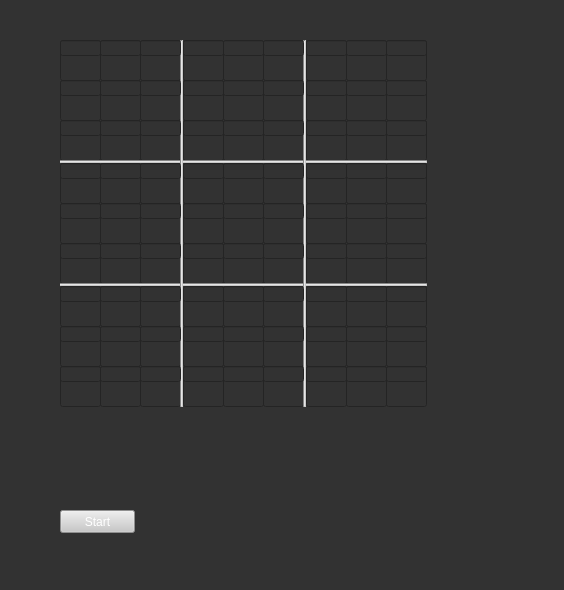
<?xml version="1.0" encoding="UTF-8"?>
<ui version="4.0">
 <class>MainWindow</class>
 <widget class="QMainWindow" name="MainWindow">
  <property name="geometry">
   <rect>
    <x>0</x>
    <y>0</y>
    <width>564</width>
    <height>590</height>
   </rect>
  </property>
  <property name="windowTitle">
   <string>MainWindow</string>
  </property>
  <property name="styleSheet">
   <string notr="true">background-color: rgb(50, 50, 50);
color: rgb(255, 255, 255);</string>
  </property>
  <widget class="QWidget" name="centralwidget">
   <widget class="QLineEdit" name="a1">
    <property name="geometry">
     <rect>
      <x>60</x>
      <y>40</y>
      <width>41</width>
      <height>41</height>
     </rect>
    </property>
    <property name="font">
     <font>
      <pointsize>24</pointsize>
     </font>
    </property>
    <property name="styleSheet">
     <string notr="true"/>
    </property>
   </widget>
   <widget class="QLineEdit" name="a2">
    <property name="geometry">
     <rect>
      <x>100</x>
      <y>40</y>
      <width>41</width>
      <height>41</height>
     </rect>
    </property>
    <property name="font">
     <font>
      <pointsize>24</pointsize>
     </font>
    </property>
   </widget>
   <widget class="QLineEdit" name="a3">
    <property name="geometry">
     <rect>
      <x>140</x>
      <y>40</y>
      <width>41</width>
      <height>41</height>
     </rect>
    </property>
    <property name="font">
     <font>
      <pointsize>24</pointsize>
     </font>
    </property>
   </widget>
   <widget class="QLineEdit" name="a4">
    <property name="geometry">
     <rect>
      <x>183</x>
      <y>40</y>
      <width>41</width>
      <height>41</height>
     </rect>
    </property>
    <property name="font">
     <font>
      <pointsize>24</pointsize>
     </font>
    </property>
   </widget>
   <widget class="QLineEdit" name="a5">
    <property name="geometry">
     <rect>
      <x>223</x>
      <y>40</y>
      <width>41</width>
      <height>41</height>
     </rect>
    </property>
    <property name="font">
     <font>
      <pointsize>24</pointsize>
     </font>
    </property>
   </widget>
   <widget class="QLineEdit" name="a6">
    <property name="geometry">
     <rect>
      <x>263</x>
      <y>40</y>
      <width>41</width>
      <height>41</height>
     </rect>
    </property>
    <property name="font">
     <font>
      <pointsize>24</pointsize>
     </font>
    </property>
   </widget>
   <widget class="QLineEdit" name="a7">
    <property name="geometry">
     <rect>
      <x>306</x>
      <y>40</y>
      <width>41</width>
      <height>41</height>
     </rect>
    </property>
    <property name="font">
     <font>
      <pointsize>24</pointsize>
     </font>
    </property>
   </widget>
   <widget class="QLineEdit" name="a8">
    <property name="geometry">
     <rect>
      <x>346</x>
      <y>40</y>
      <width>41</width>
      <height>41</height>
     </rect>
    </property>
    <property name="font">
     <font>
      <pointsize>24</pointsize>
     </font>
    </property>
   </widget>
   <widget class="QLineEdit" name="a9">
    <property name="geometry">
     <rect>
      <x>386</x>
      <y>40</y>
      <width>41</width>
      <height>41</height>
     </rect>
    </property>
    <property name="font">
     <font>
      <pointsize>24</pointsize>
     </font>
    </property>
   </widget>
   <widget class="QLineEdit" name="b1">
    <property name="geometry">
     <rect>
      <x>60</x>
      <y>80</y>
      <width>41</width>
      <height>41</height>
     </rect>
    </property>
    <property name="font">
     <font>
      <pointsize>24</pointsize>
     </font>
    </property>
   </widget>
   <widget class="QLineEdit" name="b2">
    <property name="geometry">
     <rect>
      <x>100</x>
      <y>80</y>
      <width>41</width>
      <height>41</height>
     </rect>
    </property>
    <property name="font">
     <font>
      <pointsize>24</pointsize>
     </font>
    </property>
   </widget>
   <widget class="QLineEdit" name="b3">
    <property name="geometry">
     <rect>
      <x>140</x>
      <y>80</y>
      <width>41</width>
      <height>41</height>
     </rect>
    </property>
    <property name="font">
     <font>
      <pointsize>24</pointsize>
     </font>
    </property>
   </widget>
   <widget class="QLineEdit" name="b4">
    <property name="geometry">
     <rect>
      <x>183</x>
      <y>80</y>
      <width>41</width>
      <height>41</height>
     </rect>
    </property>
    <property name="font">
     <font>
      <pointsize>24</pointsize>
     </font>
    </property>
   </widget>
   <widget class="QLineEdit" name="b5">
    <property name="geometry">
     <rect>
      <x>223</x>
      <y>80</y>
      <width>41</width>
      <height>41</height>
     </rect>
    </property>
    <property name="font">
     <font>
      <pointsize>24</pointsize>
     </font>
    </property>
   </widget>
   <widget class="QLineEdit" name="b6">
    <property name="geometry">
     <rect>
      <x>263</x>
      <y>80</y>
      <width>41</width>
      <height>41</height>
     </rect>
    </property>
    <property name="font">
     <font>
      <pointsize>24</pointsize>
     </font>
    </property>
   </widget>
   <widget class="QLineEdit" name="b7">
    <property name="geometry">
     <rect>
      <x>306</x>
      <y>80</y>
      <width>41</width>
      <height>41</height>
     </rect>
    </property>
    <property name="font">
     <font>
      <pointsize>24</pointsize>
     </font>
    </property>
   </widget>
   <widget class="QLineEdit" name="b8">
    <property name="geometry">
     <rect>
      <x>346</x>
      <y>80</y>
      <width>41</width>
      <height>41</height>
     </rect>
    </property>
    <property name="font">
     <font>
      <pointsize>24</pointsize>
     </font>
    </property>
   </widget>
   <widget class="QLineEdit" name="b9">
    <property name="geometry">
     <rect>
      <x>386</x>
      <y>80</y>
      <width>41</width>
      <height>41</height>
     </rect>
    </property>
    <property name="font">
     <font>
      <pointsize>24</pointsize>
     </font>
    </property>
   </widget>
   <widget class="QLineEdit" name="c1">
    <property name="geometry">
     <rect>
      <x>60</x>
      <y>120</y>
      <width>41</width>
      <height>41</height>
     </rect>
    </property>
    <property name="font">
     <font>
      <pointsize>24</pointsize>
     </font>
    </property>
   </widget>
   <widget class="QLineEdit" name="c4">
    <property name="geometry">
     <rect>
      <x>183</x>
      <y>120</y>
      <width>41</width>
      <height>41</height>
     </rect>
    </property>
    <property name="font">
     <font>
      <pointsize>24</pointsize>
     </font>
    </property>
   </widget>
   <widget class="QLineEdit" name="c2">
    <property name="geometry">
     <rect>
      <x>100</x>
      <y>120</y>
      <width>41</width>
      <height>41</height>
     </rect>
    </property>
    <property name="font">
     <font>
      <pointsize>24</pointsize>
     </font>
    </property>
   </widget>
   <widget class="QLineEdit" name="c5">
    <property name="geometry">
     <rect>
      <x>223</x>
      <y>120</y>
      <width>41</width>
      <height>41</height>
     </rect>
    </property>
    <property name="font">
     <font>
      <pointsize>24</pointsize>
     </font>
    </property>
   </widget>
   <widget class="QLineEdit" name="c3">
    <property name="geometry">
     <rect>
      <x>140</x>
      <y>120</y>
      <width>41</width>
      <height>41</height>
     </rect>
    </property>
    <property name="font">
     <font>
      <pointsize>24</pointsize>
     </font>
    </property>
   </widget>
   <widget class="QLineEdit" name="c7">
    <property name="geometry">
     <rect>
      <x>306</x>
      <y>120</y>
      <width>41</width>
      <height>41</height>
     </rect>
    </property>
    <property name="font">
     <font>
      <pointsize>24</pointsize>
     </font>
    </property>
   </widget>
   <widget class="QLineEdit" name="c8">
    <property name="geometry">
     <rect>
      <x>346</x>
      <y>120</y>
      <width>41</width>
      <height>41</height>
     </rect>
    </property>
    <property name="font">
     <font>
      <pointsize>24</pointsize>
     </font>
    </property>
   </widget>
   <widget class="QLineEdit" name="c9">
    <property name="geometry">
     <rect>
      <x>386</x>
      <y>120</y>
      <width>41</width>
      <height>41</height>
     </rect>
    </property>
    <property name="font">
     <font>
      <pointsize>24</pointsize>
     </font>
    </property>
    <property name="styleSheet">
     <string notr="true"/>
    </property>
   </widget>
   <widget class="QLineEdit" name="c6">
    <property name="geometry">
     <rect>
      <x>263</x>
      <y>120</y>
      <width>41</width>
      <height>41</height>
     </rect>
    </property>
    <property name="font">
     <font>
      <pointsize>24</pointsize>
     </font>
    </property>
   </widget>
   <widget class="QLineEdit" name="d1">
    <property name="geometry">
     <rect>
      <x>60</x>
      <y>163</y>
      <width>41</width>
      <height>41</height>
     </rect>
    </property>
    <property name="font">
     <font>
      <pointsize>24</pointsize>
     </font>
    </property>
   </widget>
   <widget class="QLineEdit" name="d4">
    <property name="geometry">
     <rect>
      <x>183</x>
      <y>163</y>
      <width>41</width>
      <height>41</height>
     </rect>
    </property>
    <property name="font">
     <font>
      <pointsize>24</pointsize>
     </font>
    </property>
   </widget>
   <widget class="QLineEdit" name="d2">
    <property name="geometry">
     <rect>
      <x>100</x>
      <y>163</y>
      <width>41</width>
      <height>41</height>
     </rect>
    </property>
    <property name="font">
     <font>
      <pointsize>24</pointsize>
     </font>
    </property>
   </widget>
   <widget class="QLineEdit" name="d5">
    <property name="geometry">
     <rect>
      <x>223</x>
      <y>163</y>
      <width>41</width>
      <height>41</height>
     </rect>
    </property>
    <property name="font">
     <font>
      <pointsize>24</pointsize>
     </font>
    </property>
   </widget>
   <widget class="QLineEdit" name="d3">
    <property name="geometry">
     <rect>
      <x>140</x>
      <y>163</y>
      <width>41</width>
      <height>41</height>
     </rect>
    </property>
    <property name="font">
     <font>
      <pointsize>24</pointsize>
     </font>
    </property>
   </widget>
   <widget class="QLineEdit" name="d7">
    <property name="geometry">
     <rect>
      <x>306</x>
      <y>163</y>
      <width>41</width>
      <height>41</height>
     </rect>
    </property>
    <property name="font">
     <font>
      <pointsize>24</pointsize>
     </font>
    </property>
    <property name="styleSheet">
     <string notr="true">color: rgb(255, 255, 255);</string>
    </property>
   </widget>
   <widget class="QLineEdit" name="d8">
    <property name="geometry">
     <rect>
      <x>346</x>
      <y>163</y>
      <width>41</width>
      <height>41</height>
     </rect>
    </property>
    <property name="font">
     <font>
      <pointsize>24</pointsize>
     </font>
    </property>
   </widget>
   <widget class="QLineEdit" name="d9">
    <property name="geometry">
     <rect>
      <x>386</x>
      <y>163</y>
      <width>41</width>
      <height>41</height>
     </rect>
    </property>
    <property name="font">
     <font>
      <pointsize>24</pointsize>
     </font>
    </property>
   </widget>
   <widget class="QLineEdit" name="d6">
    <property name="geometry">
     <rect>
      <x>263</x>
      <y>163</y>
      <width>41</width>
      <height>41</height>
     </rect>
    </property>
    <property name="font">
     <font>
      <pointsize>24</pointsize>
     </font>
    </property>
   </widget>
   <widget class="QLineEdit" name="e1">
    <property name="geometry">
     <rect>
      <x>60</x>
      <y>203</y>
      <width>41</width>
      <height>41</height>
     </rect>
    </property>
    <property name="font">
     <font>
      <pointsize>24</pointsize>
     </font>
    </property>
   </widget>
   <widget class="QLineEdit" name="e4">
    <property name="geometry">
     <rect>
      <x>183</x>
      <y>203</y>
      <width>41</width>
      <height>41</height>
     </rect>
    </property>
    <property name="font">
     <font>
      <pointsize>24</pointsize>
     </font>
    </property>
   </widget>
   <widget class="QLineEdit" name="e2">
    <property name="geometry">
     <rect>
      <x>100</x>
      <y>203</y>
      <width>41</width>
      <height>41</height>
     </rect>
    </property>
    <property name="font">
     <font>
      <pointsize>24</pointsize>
     </font>
    </property>
   </widget>
   <widget class="QLineEdit" name="e5">
    <property name="geometry">
     <rect>
      <x>223</x>
      <y>203</y>
      <width>41</width>
      <height>41</height>
     </rect>
    </property>
    <property name="font">
     <font>
      <pointsize>24</pointsize>
     </font>
    </property>
   </widget>
   <widget class="QLineEdit" name="e3">
    <property name="geometry">
     <rect>
      <x>140</x>
      <y>203</y>
      <width>41</width>
      <height>41</height>
     </rect>
    </property>
    <property name="font">
     <font>
      <pointsize>24</pointsize>
     </font>
    </property>
   </widget>
   <widget class="QLineEdit" name="e7">
    <property name="geometry">
     <rect>
      <x>306</x>
      <y>203</y>
      <width>41</width>
      <height>41</height>
     </rect>
    </property>
    <property name="font">
     <font>
      <pointsize>24</pointsize>
     </font>
    </property>
   </widget>
   <widget class="QLineEdit" name="e8">
    <property name="geometry">
     <rect>
      <x>346</x>
      <y>203</y>
      <width>41</width>
      <height>41</height>
     </rect>
    </property>
    <property name="font">
     <font>
      <pointsize>24</pointsize>
     </font>
    </property>
   </widget>
   <widget class="QLineEdit" name="e9">
    <property name="geometry">
     <rect>
      <x>386</x>
      <y>203</y>
      <width>41</width>
      <height>41</height>
     </rect>
    </property>
    <property name="font">
     <font>
      <pointsize>24</pointsize>
     </font>
    </property>
   </widget>
   <widget class="QLineEdit" name="e6">
    <property name="geometry">
     <rect>
      <x>263</x>
      <y>203</y>
      <width>41</width>
      <height>41</height>
     </rect>
    </property>
    <property name="font">
     <font>
      <pointsize>24</pointsize>
     </font>
    </property>
   </widget>
   <widget class="QLineEdit" name="f1">
    <property name="geometry">
     <rect>
      <x>60</x>
      <y>243</y>
      <width>41</width>
      <height>41</height>
     </rect>
    </property>
    <property name="font">
     <font>
      <pointsize>24</pointsize>
     </font>
    </property>
   </widget>
   <widget class="QLineEdit" name="f4">
    <property name="geometry">
     <rect>
      <x>183</x>
      <y>243</y>
      <width>41</width>
      <height>41</height>
     </rect>
    </property>
    <property name="font">
     <font>
      <pointsize>24</pointsize>
     </font>
    </property>
   </widget>
   <widget class="QLineEdit" name="f2">
    <property name="geometry">
     <rect>
      <x>100</x>
      <y>243</y>
      <width>41</width>
      <height>41</height>
     </rect>
    </property>
    <property name="font">
     <font>
      <pointsize>24</pointsize>
     </font>
    </property>
   </widget>
   <widget class="QLineEdit" name="f5">
    <property name="geometry">
     <rect>
      <x>223</x>
      <y>243</y>
      <width>41</width>
      <height>41</height>
     </rect>
    </property>
    <property name="font">
     <font>
      <pointsize>24</pointsize>
     </font>
    </property>
   </widget>
   <widget class="QLineEdit" name="f3">
    <property name="geometry">
     <rect>
      <x>140</x>
      <y>243</y>
      <width>41</width>
      <height>41</height>
     </rect>
    </property>
    <property name="font">
     <font>
      <pointsize>24</pointsize>
     </font>
    </property>
   </widget>
   <widget class="QLineEdit" name="f7">
    <property name="geometry">
     <rect>
      <x>306</x>
      <y>243</y>
      <width>41</width>
      <height>41</height>
     </rect>
    </property>
    <property name="font">
     <font>
      <pointsize>24</pointsize>
     </font>
    </property>
   </widget>
   <widget class="QLineEdit" name="f8">
    <property name="geometry">
     <rect>
      <x>346</x>
      <y>243</y>
      <width>41</width>
      <height>41</height>
     </rect>
    </property>
    <property name="font">
     <font>
      <pointsize>24</pointsize>
     </font>
    </property>
   </widget>
   <widget class="QLineEdit" name="f9">
    <property name="geometry">
     <rect>
      <x>386</x>
      <y>243</y>
      <width>41</width>
      <height>41</height>
     </rect>
    </property>
    <property name="font">
     <font>
      <pointsize>24</pointsize>
     </font>
    </property>
   </widget>
   <widget class="QLineEdit" name="f6">
    <property name="geometry">
     <rect>
      <x>263</x>
      <y>243</y>
      <width>41</width>
      <height>41</height>
     </rect>
    </property>
    <property name="font">
     <font>
      <pointsize>24</pointsize>
     </font>
    </property>
   </widget>
   <widget class="QLineEdit" name="g1">
    <property name="geometry">
     <rect>
      <x>60</x>
      <y>286</y>
      <width>41</width>
      <height>41</height>
     </rect>
    </property>
    <property name="font">
     <font>
      <pointsize>24</pointsize>
     </font>
    </property>
   </widget>
   <widget class="QLineEdit" name="g4">
    <property name="geometry">
     <rect>
      <x>183</x>
      <y>286</y>
      <width>41</width>
      <height>41</height>
     </rect>
    </property>
    <property name="font">
     <font>
      <pointsize>24</pointsize>
     </font>
    </property>
   </widget>
   <widget class="QLineEdit" name="g2">
    <property name="geometry">
     <rect>
      <x>100</x>
      <y>286</y>
      <width>41</width>
      <height>41</height>
     </rect>
    </property>
    <property name="font">
     <font>
      <pointsize>24</pointsize>
     </font>
    </property>
   </widget>
   <widget class="QLineEdit" name="g5">
    <property name="geometry">
     <rect>
      <x>223</x>
      <y>286</y>
      <width>41</width>
      <height>41</height>
     </rect>
    </property>
    <property name="font">
     <font>
      <pointsize>24</pointsize>
     </font>
    </property>
   </widget>
   <widget class="QLineEdit" name="g3">
    <property name="geometry">
     <rect>
      <x>140</x>
      <y>286</y>
      <width>41</width>
      <height>41</height>
     </rect>
    </property>
    <property name="font">
     <font>
      <pointsize>24</pointsize>
     </font>
    </property>
   </widget>
   <widget class="QLineEdit" name="g7">
    <property name="geometry">
     <rect>
      <x>306</x>
      <y>286</y>
      <width>41</width>
      <height>41</height>
     </rect>
    </property>
    <property name="font">
     <font>
      <pointsize>24</pointsize>
     </font>
    </property>
   </widget>
   <widget class="QLineEdit" name="g8">
    <property name="geometry">
     <rect>
      <x>346</x>
      <y>286</y>
      <width>41</width>
      <height>41</height>
     </rect>
    </property>
    <property name="font">
     <font>
      <pointsize>24</pointsize>
     </font>
    </property>
   </widget>
   <widget class="QLineEdit" name="g9">
    <property name="geometry">
     <rect>
      <x>386</x>
      <y>286</y>
      <width>41</width>
      <height>41</height>
     </rect>
    </property>
    <property name="font">
     <font>
      <pointsize>24</pointsize>
     </font>
    </property>
   </widget>
   <widget class="QLineEdit" name="g6">
    <property name="geometry">
     <rect>
      <x>263</x>
      <y>286</y>
      <width>41</width>
      <height>41</height>
     </rect>
    </property>
    <property name="font">
     <font>
      <pointsize>24</pointsize>
     </font>
    </property>
   </widget>
   <widget class="QLineEdit" name="h1">
    <property name="geometry">
     <rect>
      <x>60</x>
      <y>326</y>
      <width>41</width>
      <height>41</height>
     </rect>
    </property>
    <property name="font">
     <font>
      <pointsize>24</pointsize>
     </font>
    </property>
   </widget>
   <widget class="QLineEdit" name="h4">
    <property name="geometry">
     <rect>
      <x>183</x>
      <y>326</y>
      <width>41</width>
      <height>41</height>
     </rect>
    </property>
    <property name="font">
     <font>
      <pointsize>24</pointsize>
     </font>
    </property>
   </widget>
   <widget class="QLineEdit" name="h2">
    <property name="geometry">
     <rect>
      <x>100</x>
      <y>326</y>
      <width>41</width>
      <height>41</height>
     </rect>
    </property>
    <property name="font">
     <font>
      <pointsize>24</pointsize>
     </font>
    </property>
   </widget>
   <widget class="QLineEdit" name="h5">
    <property name="geometry">
     <rect>
      <x>223</x>
      <y>326</y>
      <width>41</width>
      <height>41</height>
     </rect>
    </property>
    <property name="font">
     <font>
      <pointsize>24</pointsize>
     </font>
    </property>
   </widget>
   <widget class="QLineEdit" name="h3">
    <property name="geometry">
     <rect>
      <x>140</x>
      <y>326</y>
      <width>41</width>
      <height>41</height>
     </rect>
    </property>
    <property name="font">
     <font>
      <pointsize>24</pointsize>
     </font>
    </property>
   </widget>
   <widget class="QLineEdit" name="h7">
    <property name="geometry">
     <rect>
      <x>306</x>
      <y>326</y>
      <width>41</width>
      <height>41</height>
     </rect>
    </property>
    <property name="font">
     <font>
      <pointsize>24</pointsize>
     </font>
    </property>
   </widget>
   <widget class="QLineEdit" name="h8">
    <property name="geometry">
     <rect>
      <x>346</x>
      <y>326</y>
      <width>41</width>
      <height>41</height>
     </rect>
    </property>
    <property name="font">
     <font>
      <pointsize>24</pointsize>
     </font>
    </property>
   </widget>
   <widget class="QLineEdit" name="h9">
    <property name="geometry">
     <rect>
      <x>386</x>
      <y>326</y>
      <width>41</width>
      <height>41</height>
     </rect>
    </property>
    <property name="font">
     <font>
      <pointsize>24</pointsize>
     </font>
    </property>
   </widget>
   <widget class="QLineEdit" name="h6">
    <property name="geometry">
     <rect>
      <x>263</x>
      <y>326</y>
      <width>41</width>
      <height>41</height>
     </rect>
    </property>
    <property name="font">
     <font>
      <pointsize>24</pointsize>
     </font>
    </property>
   </widget>
   <widget class="QLineEdit" name="i1">
    <property name="geometry">
     <rect>
      <x>60</x>
      <y>366</y>
      <width>41</width>
      <height>41</height>
     </rect>
    </property>
    <property name="font">
     <font>
      <pointsize>24</pointsize>
     </font>
    </property>
   </widget>
   <widget class="QLineEdit" name="i4">
    <property name="geometry">
     <rect>
      <x>183</x>
      <y>366</y>
      <width>41</width>
      <height>41</height>
     </rect>
    </property>
    <property name="font">
     <font>
      <pointsize>24</pointsize>
     </font>
    </property>
   </widget>
   <widget class="QLineEdit" name="i2">
    <property name="geometry">
     <rect>
      <x>100</x>
      <y>366</y>
      <width>41</width>
      <height>41</height>
     </rect>
    </property>
    <property name="font">
     <font>
      <pointsize>24</pointsize>
     </font>
    </property>
   </widget>
   <widget class="QLineEdit" name="i5">
    <property name="geometry">
     <rect>
      <x>223</x>
      <y>366</y>
      <width>41</width>
      <height>41</height>
     </rect>
    </property>
    <property name="font">
     <font>
      <pointsize>24</pointsize>
     </font>
    </property>
   </widget>
   <widget class="QLineEdit" name="i3">
    <property name="geometry">
     <rect>
      <x>140</x>
      <y>366</y>
      <width>41</width>
      <height>41</height>
     </rect>
    </property>
    <property name="font">
     <font>
      <pointsize>24</pointsize>
     </font>
    </property>
   </widget>
   <widget class="QLineEdit" name="i7">
    <property name="geometry">
     <rect>
      <x>306</x>
      <y>366</y>
      <width>41</width>
      <height>41</height>
     </rect>
    </property>
    <property name="font">
     <font>
      <pointsize>24</pointsize>
     </font>
    </property>
   </widget>
   <widget class="QLineEdit" name="i8">
    <property name="geometry">
     <rect>
      <x>346</x>
      <y>366</y>
      <width>41</width>
      <height>41</height>
     </rect>
    </property>
    <property name="font">
     <font>
      <pointsize>24</pointsize>
     </font>
    </property>
   </widget>
   <widget class="QLineEdit" name="i9">
    <property name="geometry">
     <rect>
      <x>386</x>
      <y>366</y>
      <width>41</width>
      <height>41</height>
     </rect>
    </property>
    <property name="font">
     <font>
      <pointsize>24</pointsize>
     </font>
    </property>
   </widget>
   <widget class="QLineEdit" name="i6">
    <property name="geometry">
     <rect>
      <x>263</x>
      <y>366</y>
      <width>41</width>
      <height>41</height>
     </rect>
    </property>
    <property name="font">
     <font>
      <pointsize>24</pointsize>
     </font>
    </property>
   </widget>
   <widget class="QPushButton" name="button">
    <property name="geometry">
     <rect>
      <x>60</x>
      <y>510</y>
      <width>75</width>
      <height>23</height>
     </rect>
    </property>
    <property name="styleSheet">
     <string notr="true">background-color: rgb(200, 200, 200);</string>
    </property>
    <property name="text">
     <string>Start</string>
    </property>
   </widget>
   <widget class="Line" name="line">
    <property name="geometry">
     <rect>
      <x>60</x>
      <y>283</y>
      <width>367</width>
      <height>3</height>
     </rect>
    </property>
    <property name="styleSheet">
     <string notr="true">background-color: rgb(200, 200, 200);</string>
    </property>
    <property name="orientation">
     <enum>Qt::Horizontal</enum>
    </property>
   </widget>
   <widget class="Line" name="line_2">
    <property name="geometry">
     <rect>
      <x>60</x>
      <y>160</y>
      <width>367</width>
      <height>3</height>
     </rect>
    </property>
    <property name="styleSheet">
     <string notr="true">background-color: rgb(200, 200, 200);</string>
    </property>
    <property name="orientation">
     <enum>Qt::Horizontal</enum>
    </property>
   </widget>
   <widget class="Line" name="line_3">
    <property name="geometry">
     <rect>
      <x>180</x>
      <y>40</y>
      <width>3</width>
      <height>367</height>
     </rect>
    </property>
    <property name="styleSheet">
     <string notr="true">background-color: rgb(200, 200, 200);</string>
    </property>
    <property name="orientation">
     <enum>Qt::Vertical</enum>
    </property>
   </widget>
   <widget class="Line" name="line_4">
    <property name="geometry">
     <rect>
      <x>303</x>
      <y>40</y>
      <width>3</width>
      <height>367</height>
     </rect>
    </property>
    <property name="styleSheet">
     <string notr="true">background-color: rgb(200, 200, 200);</string>
    </property>
    <property name="orientation">
     <enum>Qt::Vertical</enum>
    </property>
   </widget>
   <widget class="QLineEdit" name="A1">
    <property name="geometry">
     <rect>
      <x>60</x>
      <y>40</y>
      <width>41</width>
      <height>16</height>
     </rect>
    </property>
    <property name="styleSheet">
     <string notr="true"/>
    </property>
   </widget>
   <widget class="QLineEdit" name="A2">
    <property name="geometry">
     <rect>
      <x>100</x>
      <y>40</y>
      <width>41</width>
      <height>16</height>
     </rect>
    </property>
   </widget>
   <widget class="QLineEdit" name="A3">
    <property name="geometry">
     <rect>
      <x>140</x>
      <y>40</y>
      <width>41</width>
      <height>16</height>
     </rect>
    </property>
   </widget>
   <widget class="QLineEdit" name="A4">
    <property name="geometry">
     <rect>
      <x>183</x>
      <y>40</y>
      <width>41</width>
      <height>16</height>
     </rect>
    </property>
   </widget>
   <widget class="QLineEdit" name="A5">
    <property name="geometry">
     <rect>
      <x>223</x>
      <y>40</y>
      <width>41</width>
      <height>16</height>
     </rect>
    </property>
   </widget>
   <widget class="QLineEdit" name="A6">
    <property name="geometry">
     <rect>
      <x>263</x>
      <y>40</y>
      <width>41</width>
      <height>16</height>
     </rect>
    </property>
   </widget>
   <widget class="QLineEdit" name="A7">
    <property name="geometry">
     <rect>
      <x>306</x>
      <y>40</y>
      <width>41</width>
      <height>16</height>
     </rect>
    </property>
   </widget>
   <widget class="QLineEdit" name="A8">
    <property name="geometry">
     <rect>
      <x>346</x>
      <y>40</y>
      <width>41</width>
      <height>16</height>
     </rect>
    </property>
   </widget>
   <widget class="QLineEdit" name="A9">
    <property name="geometry">
     <rect>
      <x>386</x>
      <y>40</y>
      <width>41</width>
      <height>16</height>
     </rect>
    </property>
   </widget>
   <widget class="QLineEdit" name="A4_2">
    <property name="geometry">
     <rect>
      <x>183</x>
      <y>80</y>
      <width>41</width>
      <height>16</height>
     </rect>
    </property>
   </widget>
   <widget class="QLineEdit" name="A3_2">
    <property name="geometry">
     <rect>
      <x>140</x>
      <y>80</y>
      <width>41</width>
      <height>16</height>
     </rect>
    </property>
   </widget>
   <widget class="QLineEdit" name="A5_2">
    <property name="geometry">
     <rect>
      <x>223</x>
      <y>80</y>
      <width>41</width>
      <height>16</height>
     </rect>
    </property>
   </widget>
   <widget class="QLineEdit" name="A7_2">
    <property name="geometry">
     <rect>
      <x>306</x>
      <y>80</y>
      <width>41</width>
      <height>16</height>
     </rect>
    </property>
   </widget>
   <widget class="QLineEdit" name="A1_2">
    <property name="geometry">
     <rect>
      <x>60</x>
      <y>80</y>
      <width>41</width>
      <height>16</height>
     </rect>
    </property>
   </widget>
   <widget class="QLineEdit" name="A2_2">
    <property name="geometry">
     <rect>
      <x>100</x>
      <y>80</y>
      <width>41</width>
      <height>16</height>
     </rect>
    </property>
   </widget>
   <widget class="QLineEdit" name="A8_2">
    <property name="geometry">
     <rect>
      <x>346</x>
      <y>80</y>
      <width>41</width>
      <height>16</height>
     </rect>
    </property>
   </widget>
   <widget class="QLineEdit" name="A9_2">
    <property name="geometry">
     <rect>
      <x>386</x>
      <y>80</y>
      <width>41</width>
      <height>16</height>
     </rect>
    </property>
   </widget>
   <widget class="QLineEdit" name="A6_2">
    <property name="geometry">
     <rect>
      <x>263</x>
      <y>80</y>
      <width>41</width>
      <height>16</height>
     </rect>
    </property>
   </widget>
   <widget class="QLineEdit" name="A4_3">
    <property name="geometry">
     <rect>
      <x>183</x>
      <y>120</y>
      <width>41</width>
      <height>16</height>
     </rect>
    </property>
   </widget>
   <widget class="QLineEdit" name="A3_3">
    <property name="geometry">
     <rect>
      <x>140</x>
      <y>120</y>
      <width>41</width>
      <height>16</height>
     </rect>
    </property>
   </widget>
   <widget class="QLineEdit" name="A5_3">
    <property name="geometry">
     <rect>
      <x>223</x>
      <y>120</y>
      <width>41</width>
      <height>16</height>
     </rect>
    </property>
   </widget>
   <widget class="QLineEdit" name="A7_3">
    <property name="geometry">
     <rect>
      <x>306</x>
      <y>120</y>
      <width>41</width>
      <height>16</height>
     </rect>
    </property>
   </widget>
   <widget class="QLineEdit" name="A1_3">
    <property name="geometry">
     <rect>
      <x>60</x>
      <y>120</y>
      <width>41</width>
      <height>16</height>
     </rect>
    </property>
   </widget>
   <widget class="QLineEdit" name="A2_3">
    <property name="geometry">
     <rect>
      <x>100</x>
      <y>120</y>
      <width>41</width>
      <height>16</height>
     </rect>
    </property>
   </widget>
   <widget class="QLineEdit" name="A8_3">
    <property name="geometry">
     <rect>
      <x>346</x>
      <y>120</y>
      <width>41</width>
      <height>16</height>
     </rect>
    </property>
   </widget>
   <widget class="QLineEdit" name="A9_3">
    <property name="geometry">
     <rect>
      <x>386</x>
      <y>120</y>
      <width>41</width>
      <height>16</height>
     </rect>
    </property>
   </widget>
   <widget class="QLineEdit" name="A6_3">
    <property name="geometry">
     <rect>
      <x>263</x>
      <y>120</y>
      <width>41</width>
      <height>16</height>
     </rect>
    </property>
   </widget>
   <widget class="QLineEdit" name="A4_4">
    <property name="geometry">
     <rect>
      <x>183</x>
      <y>163</y>
      <width>41</width>
      <height>16</height>
     </rect>
    </property>
   </widget>
   <widget class="QLineEdit" name="A3_4">
    <property name="geometry">
     <rect>
      <x>140</x>
      <y>163</y>
      <width>41</width>
      <height>16</height>
     </rect>
    </property>
    <property name="styleSheet">
     <string notr="true"/>
    </property>
   </widget>
   <widget class="QLineEdit" name="A5_4">
    <property name="geometry">
     <rect>
      <x>223</x>
      <y>163</y>
      <width>41</width>
      <height>16</height>
     </rect>
    </property>
   </widget>
   <widget class="QLineEdit" name="A7_4">
    <property name="geometry">
     <rect>
      <x>306</x>
      <y>163</y>
      <width>41</width>
      <height>16</height>
     </rect>
    </property>
   </widget>
   <widget class="QLineEdit" name="A1_4">
    <property name="geometry">
     <rect>
      <x>60</x>
      <y>163</y>
      <width>41</width>
      <height>16</height>
     </rect>
    </property>
   </widget>
   <widget class="QLineEdit" name="A2_4">
    <property name="geometry">
     <rect>
      <x>100</x>
      <y>163</y>
      <width>41</width>
      <height>16</height>
     </rect>
    </property>
   </widget>
   <widget class="QLineEdit" name="A8_4">
    <property name="geometry">
     <rect>
      <x>346</x>
      <y>163</y>
      <width>41</width>
      <height>16</height>
     </rect>
    </property>
   </widget>
   <widget class="QLineEdit" name="A9_4">
    <property name="geometry">
     <rect>
      <x>386</x>
      <y>163</y>
      <width>41</width>
      <height>16</height>
     </rect>
    </property>
   </widget>
   <widget class="QLineEdit" name="A6_4">
    <property name="geometry">
     <rect>
      <x>263</x>
      <y>163</y>
      <width>41</width>
      <height>16</height>
     </rect>
    </property>
   </widget>
   <widget class="QLineEdit" name="A4_5">
    <property name="geometry">
     <rect>
      <x>183</x>
      <y>203</y>
      <width>41</width>
      <height>16</height>
     </rect>
    </property>
   </widget>
   <widget class="QLineEdit" name="A3_5">
    <property name="geometry">
     <rect>
      <x>140</x>
      <y>203</y>
      <width>41</width>
      <height>16</height>
     </rect>
    </property>
   </widget>
   <widget class="QLineEdit" name="A5_5">
    <property name="geometry">
     <rect>
      <x>223</x>
      <y>203</y>
      <width>41</width>
      <height>16</height>
     </rect>
    </property>
    <property name="styleSheet">
     <string notr="true"/>
    </property>
   </widget>
   <widget class="QLineEdit" name="A7_5">
    <property name="geometry">
     <rect>
      <x>306</x>
      <y>203</y>
      <width>41</width>
      <height>16</height>
     </rect>
    </property>
   </widget>
   <widget class="QLineEdit" name="A1_5">
    <property name="geometry">
     <rect>
      <x>60</x>
      <y>203</y>
      <width>41</width>
      <height>16</height>
     </rect>
    </property>
   </widget>
   <widget class="QLineEdit" name="A2_5">
    <property name="geometry">
     <rect>
      <x>100</x>
      <y>203</y>
      <width>41</width>
      <height>16</height>
     </rect>
    </property>
   </widget>
   <widget class="QLineEdit" name="A8_5">
    <property name="geometry">
     <rect>
      <x>346</x>
      <y>203</y>
      <width>41</width>
      <height>16</height>
     </rect>
    </property>
   </widget>
   <widget class="QLineEdit" name="A9_5">
    <property name="geometry">
     <rect>
      <x>386</x>
      <y>203</y>
      <width>41</width>
      <height>16</height>
     </rect>
    </property>
   </widget>
   <widget class="QLineEdit" name="A6_5">
    <property name="geometry">
     <rect>
      <x>263</x>
      <y>203</y>
      <width>41</width>
      <height>16</height>
     </rect>
    </property>
   </widget>
   <widget class="QLineEdit" name="A4_6">
    <property name="geometry">
     <rect>
      <x>183</x>
      <y>243</y>
      <width>41</width>
      <height>16</height>
     </rect>
    </property>
   </widget>
   <widget class="QLineEdit" name="A3_6">
    <property name="geometry">
     <rect>
      <x>140</x>
      <y>243</y>
      <width>41</width>
      <height>16</height>
     </rect>
    </property>
   </widget>
   <widget class="QLineEdit" name="A5_6">
    <property name="geometry">
     <rect>
      <x>223</x>
      <y>243</y>
      <width>41</width>
      <height>16</height>
     </rect>
    </property>
   </widget>
   <widget class="QLineEdit" name="A7_6">
    <property name="geometry">
     <rect>
      <x>306</x>
      <y>243</y>
      <width>41</width>
      <height>16</height>
     </rect>
    </property>
   </widget>
   <widget class="QLineEdit" name="A1_6">
    <property name="geometry">
     <rect>
      <x>60</x>
      <y>243</y>
      <width>41</width>
      <height>16</height>
     </rect>
    </property>
   </widget>
   <widget class="QLineEdit" name="A2_6">
    <property name="geometry">
     <rect>
      <x>100</x>
      <y>243</y>
      <width>41</width>
      <height>16</height>
     </rect>
    </property>
   </widget>
   <widget class="QLineEdit" name="A8_6">
    <property name="geometry">
     <rect>
      <x>346</x>
      <y>243</y>
      <width>41</width>
      <height>16</height>
     </rect>
    </property>
   </widget>
   <widget class="QLineEdit" name="A9_6">
    <property name="geometry">
     <rect>
      <x>386</x>
      <y>243</y>
      <width>41</width>
      <height>16</height>
     </rect>
    </property>
   </widget>
   <widget class="QLineEdit" name="A6_6">
    <property name="geometry">
     <rect>
      <x>263</x>
      <y>243</y>
      <width>41</width>
      <height>16</height>
     </rect>
    </property>
   </widget>
   <widget class="QLineEdit" name="A4_7">
    <property name="geometry">
     <rect>
      <x>183</x>
      <y>286</y>
      <width>41</width>
      <height>16</height>
     </rect>
    </property>
   </widget>
   <widget class="QLineEdit" name="A3_7">
    <property name="geometry">
     <rect>
      <x>140</x>
      <y>286</y>
      <width>41</width>
      <height>16</height>
     </rect>
    </property>
   </widget>
   <widget class="QLineEdit" name="A5_7">
    <property name="geometry">
     <rect>
      <x>223</x>
      <y>286</y>
      <width>41</width>
      <height>16</height>
     </rect>
    </property>
   </widget>
   <widget class="QLineEdit" name="A7_7">
    <property name="geometry">
     <rect>
      <x>306</x>
      <y>286</y>
      <width>41</width>
      <height>16</height>
     </rect>
    </property>
   </widget>
   <widget class="QLineEdit" name="A1_7">
    <property name="geometry">
     <rect>
      <x>60</x>
      <y>286</y>
      <width>41</width>
      <height>16</height>
     </rect>
    </property>
   </widget>
   <widget class="QLineEdit" name="A2_7">
    <property name="geometry">
     <rect>
      <x>100</x>
      <y>286</y>
      <width>41</width>
      <height>16</height>
     </rect>
    </property>
   </widget>
   <widget class="QLineEdit" name="A8_7">
    <property name="geometry">
     <rect>
      <x>346</x>
      <y>286</y>
      <width>41</width>
      <height>16</height>
     </rect>
    </property>
   </widget>
   <widget class="QLineEdit" name="A9_7">
    <property name="geometry">
     <rect>
      <x>386</x>
      <y>286</y>
      <width>41</width>
      <height>16</height>
     </rect>
    </property>
   </widget>
   <widget class="QLineEdit" name="A6_7">
    <property name="geometry">
     <rect>
      <x>263</x>
      <y>286</y>
      <width>41</width>
      <height>16</height>
     </rect>
    </property>
   </widget>
   <widget class="QLineEdit" name="A4_8">
    <property name="geometry">
     <rect>
      <x>183</x>
      <y>326</y>
      <width>41</width>
      <height>16</height>
     </rect>
    </property>
   </widget>
   <widget class="QLineEdit" name="A3_8">
    <property name="geometry">
     <rect>
      <x>140</x>
      <y>326</y>
      <width>41</width>
      <height>16</height>
     </rect>
    </property>
   </widget>
   <widget class="QLineEdit" name="A5_8">
    <property name="geometry">
     <rect>
      <x>223</x>
      <y>326</y>
      <width>41</width>
      <height>16</height>
     </rect>
    </property>
   </widget>
   <widget class="QLineEdit" name="A7_8">
    <property name="geometry">
     <rect>
      <x>306</x>
      <y>326</y>
      <width>41</width>
      <height>16</height>
     </rect>
    </property>
   </widget>
   <widget class="QLineEdit" name="A1_8">
    <property name="geometry">
     <rect>
      <x>60</x>
      <y>326</y>
      <width>41</width>
      <height>16</height>
     </rect>
    </property>
   </widget>
   <widget class="QLineEdit" name="A2_8">
    <property name="geometry">
     <rect>
      <x>100</x>
      <y>326</y>
      <width>41</width>
      <height>16</height>
     </rect>
    </property>
   </widget>
   <widget class="QLineEdit" name="A8_8">
    <property name="geometry">
     <rect>
      <x>346</x>
      <y>326</y>
      <width>41</width>
      <height>16</height>
     </rect>
    </property>
   </widget>
   <widget class="QLineEdit" name="A9_8">
    <property name="geometry">
     <rect>
      <x>386</x>
      <y>326</y>
      <width>41</width>
      <height>16</height>
     </rect>
    </property>
   </widget>
   <widget class="QLineEdit" name="A6_8">
    <property name="geometry">
     <rect>
      <x>263</x>
      <y>326</y>
      <width>41</width>
      <height>16</height>
     </rect>
    </property>
   </widget>
   <widget class="QLineEdit" name="A4_9">
    <property name="geometry">
     <rect>
      <x>183</x>
      <y>366</y>
      <width>41</width>
      <height>16</height>
     </rect>
    </property>
   </widget>
   <widget class="QLineEdit" name="A3_9">
    <property name="geometry">
     <rect>
      <x>140</x>
      <y>366</y>
      <width>41</width>
      <height>16</height>
     </rect>
    </property>
   </widget>
   <widget class="QLineEdit" name="A5_9">
    <property name="geometry">
     <rect>
      <x>223</x>
      <y>366</y>
      <width>41</width>
      <height>16</height>
     </rect>
    </property>
   </widget>
   <widget class="QLineEdit" name="A7_9">
    <property name="geometry">
     <rect>
      <x>306</x>
      <y>366</y>
      <width>41</width>
      <height>16</height>
     </rect>
    </property>
   </widget>
   <widget class="QLineEdit" name="A1_9">
    <property name="geometry">
     <rect>
      <x>60</x>
      <y>366</y>
      <width>41</width>
      <height>16</height>
     </rect>
    </property>
   </widget>
   <widget class="QLineEdit" name="A2_9">
    <property name="geometry">
     <rect>
      <x>100</x>
      <y>366</y>
      <width>41</width>
      <height>16</height>
     </rect>
    </property>
   </widget>
   <widget class="QLineEdit" name="A8_9">
    <property name="geometry">
     <rect>
      <x>346</x>
      <y>366</y>
      <width>41</width>
      <height>16</height>
     </rect>
    </property>
   </widget>
   <widget class="QLineEdit" name="A9_9">
    <property name="geometry">
     <rect>
      <x>386</x>
      <y>366</y>
      <width>41</width>
      <height>16</height>
     </rect>
    </property>
   </widget>
   <widget class="QLineEdit" name="A6_9">
    <property name="geometry">
     <rect>
      <x>263</x>
      <y>366</y>
      <width>41</width>
      <height>16</height>
     </rect>
    </property>
   </widget>
  </widget>
  <widget class="QMenuBar" name="menubar">
   <property name="geometry">
    <rect>
     <x>0</x>
     <y>0</y>
     <width>564</width>
     <height>21</height>
    </rect>
   </property>
  </widget>
  <widget class="QStatusBar" name="statusbar"/>
 </widget>
 <resources/>
 <connections/>
</ui>
